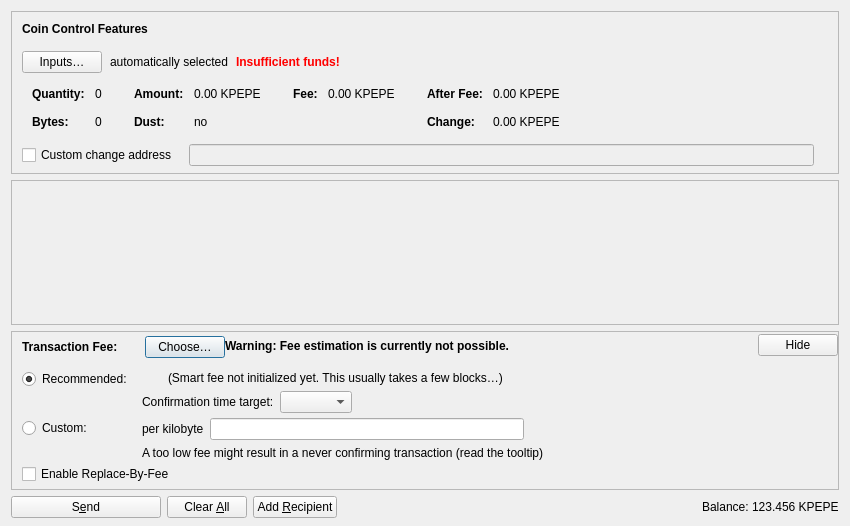
<?xml version="1.0" encoding="UTF-8"?>
<ui version="4.0">
 <class>SendCoinsDialog</class>
 <widget class="QDialog" name="SendCoinsDialog">
  <property name="geometry">
   <rect>
    <x>0</x>
    <y>0</y>
    <width>850</width>
    <height>526</height>
   </rect>
  </property>
  <property name="windowTitle">
   <string>Send Coins</string>
  </property>
  <layout class="QVBoxLayout" name="verticalLayout" stretch="0,1,0,0">
   <property name="bottomMargin">
    <number>8</number>
   </property>
   <item>
    <widget class="QFrame" name="frameCoinControl">
     <property name="sizePolicy">
      <sizepolicy hsizetype="Expanding" vsizetype="Expanding">
       <horstretch>0</horstretch>
       <verstretch>0</verstretch>
      </sizepolicy>
     </property>
     <property name="maximumSize">
      <size>
       <width>16777215</width>
       <height>16777215</height>
      </size>
     </property>
     <property name="frameShape">
      <enum>QFrame::StyledPanel</enum>
     </property>
     <property name="frameShadow">
      <enum>QFrame::Sunken</enum>
     </property>
     <layout class="QVBoxLayout" name="verticalLayoutCoinControl2">
      <property name="spacing">
       <number>0</number>
      </property>
      <property name="leftMargin">
       <number>0</number>
      </property>
      <property name="topMargin">
       <number>0</number>
      </property>
      <property name="rightMargin">
       <number>0</number>
      </property>
      <property name="bottomMargin">
       <number>6</number>
      </property>
      <item>
       <layout class="QVBoxLayout" name="verticalLayoutCoinControl" stretch="0,0,0,0,1">
        <property name="spacing">
         <number>0</number>
        </property>
        <property name="leftMargin">
         <number>10</number>
        </property>
        <property name="topMargin">
         <number>10</number>
        </property>
        <item>
         <layout class="QHBoxLayout" name="horizontalLayoutCoinControl1">
          <property name="bottomMargin">
           <number>15</number>
          </property>
          <item>
           <widget class="QLabel" name="labelCoinControlFeatures">
            <property name="sizePolicy">
             <sizepolicy hsizetype="Preferred" vsizetype="Maximum">
              <horstretch>0</horstretch>
              <verstretch>0</verstretch>
             </sizepolicy>
            </property>
            <property name="font">
             <font>
              <weight>75</weight>
              <bold>true</bold>
             </font>
            </property>
            <property name="styleSheet">
             <string notr="true">font-weight:bold;</string>
            </property>
            <property name="text">
             <string>Coin Control Features</string>
            </property>
           </widget>
          </item>
         </layout>
        </item>
        <item>
         <layout class="QHBoxLayout" name="horizontalLayoutCoinControl2" stretch="0,0,0,0">
          <property name="spacing">
           <number>8</number>
          </property>
          <property name="bottomMargin">
           <number>10</number>
          </property>
          <item>
           <widget class="QPushButton" name="pushButtonCoinControl">
            <property name="styleSheet">
             <string notr="true"/>
            </property>
            <property name="text">
             <string>Inputs…</string>
            </property>
            <property name="autoDefault">
             <bool>false</bool>
            </property>
           </widget>
          </item>
          <item>
           <widget class="QLabel" name="labelCoinControlAutomaticallySelected">
            <property name="text">
             <string>automatically selected</string>
            </property>
            <property name="margin">
             <number>5</number>
            </property>
           </widget>
          </item>
          <item>
           <widget class="QLabel" name="labelCoinControlInsuffFunds">
            <property name="font">
             <font>
              <weight>75</weight>
              <bold>true</bold>
             </font>
            </property>
            <property name="styleSheet">
             <string notr="true">color:red;font-weight:bold;</string>
            </property>
            <property name="text">
             <string>Insufficient funds!</string>
            </property>
            <property name="margin">
             <number>5</number>
            </property>
           </widget>
          </item>
          <item>
           <spacer name="horizontalSpacerCoinControl">
            <property name="orientation">
             <enum>Qt::Horizontal</enum>
            </property>
            <property name="sizeHint" stdset="0">
             <size>
              <width>40</width>
              <height>1</height>
             </size>
            </property>
           </spacer>
          </item>
         </layout>
        </item>
        <item>
         <widget class="QWidget" name="widgetCoinControl" native="true">
          <property name="sizePolicy">
           <sizepolicy hsizetype="Preferred" vsizetype="Preferred">
            <horstretch>0</horstretch>
            <verstretch>0</verstretch>
           </sizepolicy>
          </property>
          <property name="minimumSize">
           <size>
            <width>0</width>
            <height>0</height>
           </size>
          </property>
          <property name="styleSheet">
           <string notr="true"/>
          </property>
          <layout class="QHBoxLayout" name="horizontalLayoutCoinControl5">
           <property name="leftMargin">
            <number>0</number>
           </property>
           <property name="topMargin">
            <number>0</number>
           </property>
           <property name="rightMargin">
            <number>0</number>
           </property>
           <property name="bottomMargin">
            <number>0</number>
           </property>
           <item>
            <layout class="QHBoxLayout" name="horizontalLayoutCoinControl3" stretch="0,0,0,1">
             <property name="spacing">
              <number>20</number>
             </property>
             <property name="topMargin">
              <number>0</number>
             </property>
             <property name="bottomMargin">
              <number>10</number>
             </property>
             <item>
              <layout class="QFormLayout" name="formLayoutCoinControl1">
               <property name="horizontalSpacing">
                <number>10</number>
               </property>
               <property name="verticalSpacing">
                <number>14</number>
               </property>
               <property name="leftMargin">
                <number>10</number>
               </property>
               <property name="topMargin">
                <number>4</number>
               </property>
               <property name="rightMargin">
                <number>6</number>
               </property>
               <item row="0" column="0">
                <widget class="QLabel" name="labelCoinControlQuantityText">
                 <property name="font">
                  <font>
                   <weight>75</weight>
                   <bold>true</bold>
                  </font>
                 </property>
                 <property name="text">
                  <string>Quantity:</string>
                 </property>
                 <property name="margin">
                  <number>0</number>
                 </property>
                </widget>
               </item>
               <item row="0" column="1">
                <widget class="QLabel" name="labelCoinControlQuantity">
                 <property name="cursor">
                  <cursorShape>IBeamCursor</cursorShape>
                 </property>
                 <property name="contextMenuPolicy">
                  <enum>Qt::ActionsContextMenu</enum>
                 </property>
                 <property name="text">
                  <string notr="true">0</string>
                 </property>
                 <property name="margin">
                  <number>0</number>
                 </property>
                 <property name="textInteractionFlags">
                  <set>Qt::LinksAccessibleByMouse|Qt::TextSelectableByKeyboard|Qt::TextSelectableByMouse</set>
                 </property>
                </widget>
               </item>
               <item row="1" column="0">
                <widget class="QLabel" name="labelCoinControlBytesText">
                 <property name="font">
                  <font>
                   <weight>75</weight>
                   <bold>true</bold>
                  </font>
                 </property>
                 <property name="text">
                  <string>Bytes:</string>
                 </property>
                </widget>
               </item>
               <item row="1" column="1">
                <widget class="QLabel" name="labelCoinControlBytes">
                 <property name="cursor">
                  <cursorShape>IBeamCursor</cursorShape>
                 </property>
                 <property name="contextMenuPolicy">
                  <enum>Qt::ActionsContextMenu</enum>
                 </property>
                 <property name="text">
                  <string notr="true">0</string>
                 </property>
                 <property name="textInteractionFlags">
                  <set>Qt::LinksAccessibleByMouse|Qt::TextSelectableByKeyboard|Qt::TextSelectableByMouse</set>
                 </property>
                </widget>
               </item>
              </layout>
             </item>
             <item>
              <layout class="QFormLayout" name="formLayoutCoinControl2">
               <property name="horizontalSpacing">
                <number>10</number>
               </property>
               <property name="verticalSpacing">
                <number>14</number>
               </property>
               <property name="leftMargin">
                <number>6</number>
               </property>
               <property name="topMargin">
                <number>4</number>
               </property>
               <property name="rightMargin">
                <number>6</number>
               </property>
               <item row="0" column="0">
                <widget class="QLabel" name="labelCoinControlAmountText">
                 <property name="font">
                  <font>
                   <weight>75</weight>
                   <bold>true</bold>
                  </font>
                 </property>
                 <property name="text">
                  <string>Amount:</string>
                 </property>
                 <property name="margin">
                  <number>0</number>
                 </property>
                </widget>
               </item>
               <item row="0" column="1">
                <widget class="QLabel" name="labelCoinControlAmount">
                 <property name="cursor">
                  <cursorShape>IBeamCursor</cursorShape>
                 </property>
                 <property name="contextMenuPolicy">
                  <enum>Qt::ActionsContextMenu</enum>
                 </property>
                 <property name="text">
                  <string notr="true">0.00 KPEPE</string>
                 </property>
                 <property name="textInteractionFlags">
                  <set>Qt::LinksAccessibleByMouse|Qt::TextSelectableByKeyboard|Qt::TextSelectableByMouse</set>
                 </property>
                </widget>
               </item>
               <item row="1" column="0">
                <widget class="QLabel" name="labelCoinControlLowOutputText">
                 <property name="font">
                  <font>
                   <weight>75</weight>
                   <bold>true</bold>
                  </font>
                 </property>
                 <property name="text">
                  <string>Dust:</string>
                 </property>
                </widget>
               </item>
               <item row="1" column="1">
                <widget class="QLabel" name="labelCoinControlLowOutput">
                 <property name="cursor">
                  <cursorShape>IBeamCursor</cursorShape>
                 </property>
                 <property name="contextMenuPolicy">
                  <enum>Qt::ActionsContextMenu</enum>
                 </property>
                 <property name="text">
                  <string notr="true">no</string>
                 </property>
                 <property name="textInteractionFlags">
                  <set>Qt::LinksAccessibleByMouse|Qt::TextSelectableByKeyboard|Qt::TextSelectableByMouse</set>
                 </property>
                </widget>
               </item>
              </layout>
             </item>
             <item>
              <layout class="QFormLayout" name="formLayoutCoinControl3">
               <property name="horizontalSpacing">
                <number>10</number>
               </property>
               <property name="verticalSpacing">
                <number>14</number>
               </property>
               <property name="leftMargin">
                <number>6</number>
               </property>
               <property name="topMargin">
                <number>4</number>
               </property>
               <property name="rightMargin">
                <number>6</number>
               </property>
               <item row="0" column="0">
                <widget class="QLabel" name="labelCoinControlFeeText">
                 <property name="font">
                  <font>
                   <weight>75</weight>
                   <bold>true</bold>
                  </font>
                 </property>
                 <property name="text">
                  <string>Fee:</string>
                 </property>
                 <property name="margin">
                  <number>0</number>
                 </property>
                </widget>
               </item>
               <item row="0" column="1">
                <widget class="QLabel" name="labelCoinControlFee">
                 <property name="cursor">
                  <cursorShape>IBeamCursor</cursorShape>
                 </property>
                 <property name="contextMenuPolicy">
                  <enum>Qt::ActionsContextMenu</enum>
                 </property>
                 <property name="text">
                  <string notr="true">0.00 KPEPE</string>
                 </property>
                 <property name="textInteractionFlags">
                  <set>Qt::LinksAccessibleByMouse|Qt::TextSelectableByKeyboard|Qt::TextSelectableByMouse</set>
                 </property>
                </widget>
               </item>
              </layout>
             </item>
             <item>
              <layout class="QFormLayout" name="formLayoutCoinControl4">
               <property name="horizontalSpacing">
                <number>10</number>
               </property>
               <property name="verticalSpacing">
                <number>14</number>
               </property>
               <property name="leftMargin">
                <number>6</number>
               </property>
               <property name="topMargin">
                <number>4</number>
               </property>
               <property name="rightMargin">
                <number>6</number>
               </property>
               <item row="0" column="0">
                <widget class="QLabel" name="labelCoinControlAfterFeeText">
                 <property name="font">
                  <font>
                   <weight>75</weight>
                   <bold>true</bold>
                  </font>
                 </property>
                 <property name="text">
                  <string>After Fee:</string>
                 </property>
                 <property name="margin">
                  <number>0</number>
                 </property>
                </widget>
               </item>
               <item row="0" column="1">
                <widget class="QLabel" name="labelCoinControlAfterFee">
                 <property name="cursor">
                  <cursorShape>IBeamCursor</cursorShape>
                 </property>
                 <property name="contextMenuPolicy">
                  <enum>Qt::ActionsContextMenu</enum>
                 </property>
                 <property name="text">
                  <string notr="true">0.00 KPEPE</string>
                 </property>
                 <property name="textInteractionFlags">
                  <set>Qt::LinksAccessibleByMouse|Qt::TextSelectableByKeyboard|Qt::TextSelectableByMouse</set>
                 </property>
                </widget>
               </item>
               <item row="1" column="0">
                <widget class="QLabel" name="labelCoinControlChangeText">
                 <property name="font">
                  <font>
                   <weight>75</weight>
                   <bold>true</bold>
                  </font>
                 </property>
                 <property name="text">
                  <string>Change:</string>
                 </property>
                </widget>
               </item>
               <item row="1" column="1">
                <widget class="QLabel" name="labelCoinControlChange">
                 <property name="cursor">
                  <cursorShape>IBeamCursor</cursorShape>
                 </property>
                 <property name="contextMenuPolicy">
                  <enum>Qt::ActionsContextMenu</enum>
                 </property>
                 <property name="text">
                  <string notr="true">0.00 KPEPE</string>
                 </property>
                 <property name="textInteractionFlags">
                  <set>Qt::LinksAccessibleByMouse|Qt::TextSelectableByKeyboard|Qt::TextSelectableByMouse</set>
                 </property>
                </widget>
               </item>
              </layout>
             </item>
            </layout>
           </item>
          </layout>
         </widget>
        </item>
        <item>
         <layout class="QHBoxLayout" name="horizontalLayoutCoinControl4" stretch="0,0,0">
          <property name="spacing">
           <number>12</number>
          </property>
          <property name="sizeConstraint">
           <enum>QLayout::SetDefaultConstraint</enum>
          </property>
          <property name="topMargin">
           <number>5</number>
          </property>
          <property name="rightMargin">
           <number>5</number>
          </property>
          <item>
           <widget class="QCheckBox" name="checkBoxCoinControlChange">
            <property name="toolTip">
             <string>If this is activated, but the change address is empty or invalid, change will be sent to a newly generated address.</string>
            </property>
            <property name="text">
             <string>Custom change address</string>
            </property>
           </widget>
          </item>
          <item>
           <widget class="QValidatedLineEdit" name="lineEditCoinControlChange">
            <property name="enabled">
             <bool>false</bool>
            </property>
            <property name="sizePolicy">
             <sizepolicy hsizetype="Expanding" vsizetype="Fixed">
              <horstretch>0</horstretch>
              <verstretch>0</verstretch>
             </sizepolicy>
            </property>
           </widget>
          </item>
          <item>
           <widget class="QLabel" name="labelCoinControlChangeLabel">
            <property name="sizePolicy">
             <sizepolicy hsizetype="Preferred" vsizetype="Expanding">
              <horstretch>0</horstretch>
              <verstretch>0</verstretch>
             </sizepolicy>
            </property>
            <property name="minimumSize">
             <size>
              <width>0</width>
              <height>0</height>
             </size>
            </property>
            <property name="text">
             <string/>
            </property>
            <property name="margin">
             <number>3</number>
            </property>
           </widget>
          </item>
         </layout>
        </item>
        <item>
         <spacer name="verticalSpacerCoinControl">
          <property name="orientation">
           <enum>Qt::Vertical</enum>
          </property>
          <property name="sizeHint" stdset="0">
           <size>
            <width>800</width>
            <height>1</height>
           </size>
          </property>
         </spacer>
        </item>
       </layout>
      </item>
     </layout>
    </widget>
   </item>
   <item>
    <widget class="QScrollArea" name="scrollArea">
     <property name="widgetResizable">
      <bool>true</bool>
     </property>
     <widget class="QWidget" name="scrollAreaWidgetContents">
      <property name="geometry">
       <rect>
        <x>0</x>
        <y>0</y>
        <width>830</width>
        <height>104</height>
       </rect>
      </property>
      <layout class="QVBoxLayout" name="verticalLayout_2" stretch="0,1">
       <property name="leftMargin">
        <number>0</number>
       </property>
       <property name="topMargin">
        <number>0</number>
       </property>
       <property name="rightMargin">
        <number>0</number>
       </property>
       <property name="bottomMargin">
        <number>0</number>
       </property>
       <item>
        <layout class="QVBoxLayout" name="entries">
         <property name="spacing">
          <number>6</number>
         </property>
        </layout>
       </item>
       <item>
        <spacer name="verticalSpacer">
         <property name="orientation">
          <enum>Qt::Vertical</enum>
         </property>
         <property name="sizeHint" stdset="0">
          <size>
           <width>20</width>
           <height>40</height>
          </size>
         </property>
        </spacer>
       </item>
      </layout>
     </widget>
    </widget>
   </item>
   <item>
    <widget class="QFrame" name="frameFee">
     <property name="sizePolicy">
      <sizepolicy hsizetype="Expanding" vsizetype="Expanding">
       <horstretch>0</horstretch>
       <verstretch>0</verstretch>
      </sizepolicy>
     </property>
     <property name="maximumSize">
      <size>
       <width>16777215</width>
       <height>16777215</height>
      </size>
     </property>
     <property name="frameShape">
      <enum>QFrame::StyledPanel</enum>
     </property>
     <property name="frameShadow">
      <enum>QFrame::Sunken</enum>
     </property>
     <layout class="QVBoxLayout" name="verticalLayoutFee1">
      <property name="spacing">
       <number>0</number>
      </property>
      <property name="leftMargin">
       <number>0</number>
      </property>
      <property name="topMargin">
       <number>0</number>
      </property>
      <property name="rightMargin">
       <number>0</number>
      </property>
      <property name="bottomMargin">
       <number>0</number>
      </property>
      <item>
       <layout class="QVBoxLayout" name="verticalLayoutFee2" stretch="0,0,0">
        <property name="spacing">
         <number>0</number>
        </property>
        <property name="leftMargin">
         <number>10</number>
        </property>
        <property name="topMargin">
         <number>0</number>
        </property>
        <item>
         <layout class="QHBoxLayout" name="horizontalLayoutFee1">
          <property name="bottomMargin">
           <number>0</number>
          </property>
          <item>
           <layout class="QVBoxLayout" name="verticalLayoutFee7">
            <property name="spacing">
             <number>0</number>
            </property>
            <item>
             <spacer name="verticalSpacerSmartFee">
              <property name="orientation">
               <enum>Qt::Vertical</enum>
              </property>
              <property name="sizeType">
               <enum>QSizePolicy::Fixed</enum>
              </property>
              <property name="sizeHint" stdset="0">
               <size>
                <width>1</width>
                <height>4</height>
               </size>
              </property>
             </spacer>
            </item>
            <item>
             <layout class="QHBoxLayout" name="horizontalLayoutSmartFee">
              <property name="spacing">
               <number>10</number>
              </property>
              <item>
               <widget class="QLabel" name="labelFeeHeadline">
                <property name="sizePolicy">
                 <sizepolicy hsizetype="Preferred" vsizetype="Maximum">
                  <horstretch>0</horstretch>
                  <verstretch>0</verstretch>
                 </sizepolicy>
                </property>
                <property name="font">
                 <font>
                  <weight>75</weight>
                  <bold>true</bold>
                 </font>
                </property>
                <property name="styleSheet">
                 <string notr="true">font-weight:bold;</string>
                </property>
                <property name="text">
                 <string>Transaction Fee:</string>
                </property>
               </widget>
              </item>
              <item>
               <widget class="QLabel" name="labelFeeMinimized">
                <property name="text">
                 <string/>
                </property>
               </widget>
              </item>
              <item>
               <widget class="QPushButton" name="buttonChooseFee">
                <property name="text">
                 <string>Choose…</string>
                </property>
               </widget>
              </item>
             </layout>
            </item>
            <item>
             <spacer name="verticalSpacer_5">
              <property name="orientation">
               <enum>Qt::Vertical</enum>
              </property>
              <property name="sizeHint" stdset="0">
               <size>
                <width>1</width>
                <height>1</height>
               </size>
              </property>
             </spacer>
            </item>
           </layout>
          </item>
          <item>
           <widget class="QLabel" name="fallbackFeeWarningLabel">
            <property name="toolTip">
             <string>Using the fallbackfee can result in sending a transaction that will take several hours or days (or never) to confirm. Consider choosing your fee manually or wait until you have validated the complete chain.</string>
            </property>
            <property name="font">
            <font>
                <weight>75</weight>
                <bold>true</bold>
            </font>
            </property>
            <property name="text">
             <string>Warning: Fee estimation is currently not possible.</string>
            </property>
            <property name="wordWrap">
             <bool>false</bool>
            </property>
           </widget>
          </item>
          <item>
           <spacer name="horizontalSpacer_4">
            <property name="orientation">
             <enum>Qt::Horizontal</enum>
            </property>
            <property name="sizeType">
             <enum>QSizePolicy::MinimumExpanding</enum>
            </property>
            <property name="sizeHint" stdset="0">
             <size>
              <width>40</width>
              <height>20</height>
             </size>
            </property>
           </spacer>
          </item>
          <item>
           <widget class="QPushButton" name="buttonMinimizeFee">
            <property name="toolTip">
             <string>Hide transaction fee settings</string>
            </property>
            <property name="text">
             <string>Hide</string>
            </property>
           </widget>
          </item>
         </layout>
        </item>
        <item>
         <widget class="QFrame" name="frameFeeSelection">
          <layout class="QVBoxLayout" name="verticalLayoutFee12">
           <property name="spacing">
            <number>0</number>
           </property>
           <property name="leftMargin">
            <number>0</number>
           </property>
           <property name="topMargin">
            <number>0</number>
           </property>
           <property name="rightMargin">
            <number>0</number>
           </property>
           <property name="bottomMargin">
            <number>0</number>
           </property>
           <item>
            <layout class="QGridLayout" name="gridLayoutFee">
             <property name="topMargin">
              <number>10</number>
             </property>
             <property name="bottomMargin">
              <number>4</number>
             </property>
             <property name="horizontalSpacing">
              <number>10</number>
             </property>
             <property name="verticalSpacing">
              <number>4</number>
             </property>
             <item row="1" column="1">
              <layout class="QVBoxLayout" name="verticalLayoutFee8">
               <property name="spacing">
                <number>6</number>
               </property>
               <item>
                <layout class="QHBoxLayout" name="horizontalLayoutFee13">
                 <item>
                  <widget class="QLabel" name="labelCustomPerKilobyte">
                   <property name="toolTip">
                    <string>Specify a custom fee per kB (1,000 bytes) of the transaction's virtual size.

Note:  Since the fee is calculated on a per-byte basis, a fee rate of "100 satoshis per kvB" for a transaction size of 500 virtual bytes (half of 1 kvB) would ultimately yield a fee of only 50 satoshis.</string>
                   </property>
                   <property name="text">
                    <string>per kilobyte</string>
                   </property>
                  </widget>
                 </item>
                 <item>
                  <widget class="KingpepeAmountField" name="customFee"/>
                 </item>
                 <item>
                  <spacer name="horizontalSpacer_6">
                   <property name="orientation">
                    <enum>Qt::Horizontal</enum>
                   </property>
                   <property name="sizeHint" stdset="0">
                    <size>
                     <width>1</width>
                     <height>1</height>
                    </size>
                   </property>
                  </spacer>
                 </item>
                </layout>
               </item>
               <item>
                <layout class="QHBoxLayout" name="horizontalLayoutFee8">
                 <item>
                  <widget class="QLabel" name="labelCustomFeeWarning">
                   <property name="enabled">
                    <bool>true</bool>
                   </property>
                   <property name="toolTip">
                    <string>When there is less transaction volume than space in the blocks, miners as well as relaying nodes may enforce a minimum fee. Paying only this minimum fee is just fine, but be aware that this can result in a never confirming transaction once there is more demand for kingpepe transactions than the network can process.</string>
                   </property>
                   <property name="text">
                    <string>A too low fee might result in a never confirming transaction (read the tooltip)</string>
                   </property>
                  </widget>
                 </item>
                 <item>
                  <spacer name="horizontalSpacer_2">
                   <property name="orientation">
                    <enum>Qt::Horizontal</enum>
                   </property>
                   <property name="sizeHint" stdset="0">
                    <size>
                     <width>1</width>
                     <height>1</height>
                    </size>
                   </property>
                  </spacer>
                 </item>
                </layout>
               </item>
              </layout>
             </item>
             <item row="0" column="0">
              <layout class="QVBoxLayout" name="verticalLayoutFee4" stretch="0,1">
               <item>
                <widget class="QRadioButton" name="radioSmartFee">
                 <property name="text">
                  <string>Recommended:</string>
                 </property>
                 <property name="checked">
                  <bool>true</bool>
                 </property>
                 <attribute name="buttonGroup">
                  <string notr="true">groupFee</string>
                 </attribute>
                </widget>
               </item>
               <item>
                <spacer name="verticalSpacer_2">
                 <property name="orientation">
                  <enum>Qt::Vertical</enum>
                 </property>
                 <property name="sizeHint" stdset="0">
                  <size>
                   <width>1</width>
                   <height>1</height>
                  </size>
                 </property>
                </spacer>
               </item>
              </layout>
             </item>
             <item row="1" column="0">
              <layout class="QVBoxLayout" name="verticalLayoutFee9" stretch="0,1">
               <item>
                <widget class="QRadioButton" name="radioCustomFee">
                 <property name="text">
                  <string>Custom:</string>
                 </property>
                 <attribute name="buttonGroup">
                  <string notr="true">groupFee</string>
                 </attribute>
                </widget>
               </item>
               <item>
                <spacer name="verticalSpacer_6">
                 <property name="orientation">
                  <enum>Qt::Vertical</enum>
                 </property>
                 <property name="sizeHint" stdset="0">
                  <size>
                   <width>1</width>
                   <height>1</height>
                  </size>
                 </property>
                </spacer>
               </item>
              </layout>
             </item>
             <item row="0" column="1">
              <layout class="QVBoxLayout" name="verticalLayoutFee3" stretch="0,0,1">
               <property name="spacing">
                <number>6</number>
               </property>
               <property name="topMargin">
                <number>2</number>
               </property>
               <item>
                <layout class="QHBoxLayout" name="horizontalLayoutFee12">
                 <item>
                  <widget class="QLabel" name="labelSmartFee">
                   <property name="text">
                    <string/>
                   </property>
                  </widget>
                 </item>
                 <item>
                  <widget class="QLabel" name="labelFeeEstimation">
                   <property name="text">
                    <string/>
                   </property>
                  </widget>
                 </item>
                 <item>
                  <widget class="QLabel" name="labelSmartFee2">
                   <property name="text">
                    <string>(Smart fee not initialized yet. This usually takes a few blocks…)</string>
                   </property>
                  </widget>
                 </item>
                 <item>
                  <spacer name="horizontalSpacer_5">
                   <property name="orientation">
                    <enum>Qt::Horizontal</enum>
                   </property>
                   <property name="sizeHint" stdset="0">
                    <size>
                     <width>1</width>
                     <height>1</height>
                    </size>
                   </property>
                  </spacer>
                 </item>
                </layout>
               </item>
               <item>
                <layout class="QHBoxLayout" name="horizontalLayoutFee9">
                 <item>
                  <layout class="QVBoxLayout" name="verticalLayoutFee6">
                   <item>
                    <widget class="QLabel" name="labelSmartFee3">
                     <property name="text">
                      <string>Confirmation time target:</string>
                     </property>
                    </widget>
                   </item>
                  </layout>
                 </item>
                 <item>
                  <layout class="QVBoxLayout" name="verticalLayoutFee5">
                   <property name="rightMargin">
                    <number>30</number>
                   </property>
                   <item>
                    <layout class="QHBoxLayout" name="horizontalLayoutConfTarget">
                     <property name="bottomMargin">
                      <number>0</number>
                     </property>
                     <item>
                      <widget class="QComboBox" name="confTargetSelector"/>
                     </item>
                     <item>
                      <spacer name="horizontalSpacerConfTarget">
                       <property name="orientation">
                        <enum>Qt::Horizontal</enum>
                       </property>
                       <property name="sizeHint" stdset="0">
                        <size>
                         <width>40</width>
                         <height>20</height>
                        </size>
                       </property>
                      </spacer>
                     </item>
                    </layout>
                   </item>
                  </layout>
                 </item>
                </layout>
               </item>
               <item>
                <spacer name="verticalSpacer_4">
                 <property name="orientation">
                  <enum>Qt::Vertical</enum>
                 </property>
                 <property name="sizeHint" stdset="0">
                  <size>
                   <width>1</width>
                   <height>1</height>
                  </size>
                 </property>
                </spacer>
               </item>
              </layout>
             </item>
            </layout>
           </item>
           <item>
            <widget class="QCheckBox" name="optInRBF">
             <property name="text">
              <string>Enable Replace-By-Fee</string>
             </property>
             <property name="toolTip">
              <string>With Replace-By-Fee (BIP-125) you can increase a transaction's fee after it is sent. Without this, a higher fee may be recommended to compensate for increased transaction delay risk.</string>
             </property>
            </widget>
           </item>
          </layout>
         </widget>
        </item>
        <item>
         <spacer name="verticalSpacerFee">
          <property name="orientation">
           <enum>Qt::Vertical</enum>
          </property>
          <property name="sizeHint" stdset="0">
           <size>
            <width>40</width>
            <height>5</height>
           </size>
          </property>
         </spacer>
        </item>
       </layout>
      </item>
     </layout>
    </widget>
   </item>
   <item>
    <layout class="QHBoxLayout" name="horizontalLayout">
     <item>
      <widget class="QPushButton" name="sendButton">
       <property name="minimumSize">
        <size>
         <width>150</width>
         <height>0</height>
        </size>
       </property>
       <property name="toolTip">
        <string>Confirm the send action</string>
       </property>
       <property name="text">
        <string>S&amp;end</string>
       </property>
       <property name="icon">
        <iconset resource="../kingpepe.qrc">
         <normaloff>:/icons/send</normaloff>:/icons/send</iconset>
       </property>
       <property name="autoDefault">
        <bool>false</bool>
       </property>
       <property name="default">
        <bool>false</bool>
       </property>
      </widget>
     </item>
     <item>
      <widget class="QPushButton" name="clearButton">
       <property name="sizePolicy">
        <sizepolicy hsizetype="Minimum" vsizetype="Fixed">
         <horstretch>0</horstretch>
         <verstretch>0</verstretch>
        </sizepolicy>
       </property>
       <property name="toolTip">
        <string>Clear all fields of the form.</string>
       </property>
       <property name="text">
        <string>Clear &amp;All</string>
       </property>
       <property name="icon">
        <iconset resource="../kingpepe.qrc">
         <normaloff>:/icons/remove</normaloff>:/icons/remove</iconset>
       </property>
       <property name="autoDefault">
        <bool>false</bool>
       </property>
      </widget>
     </item>
     <item>
      <widget class="QPushButton" name="addButton">
       <property name="toolTip">
        <string>Send to multiple recipients at once</string>
       </property>
       <property name="text">
        <string>Add &amp;Recipient</string>
       </property>
       <property name="icon">
        <iconset resource="../kingpepe.qrc">
         <normaloff>:/icons/add</normaloff>:/icons/add</iconset>
       </property>
       <property name="autoDefault">
        <bool>false</bool>
       </property>
      </widget>
     </item>
     <item>
      <spacer name="horizontalSpacer">
       <property name="orientation">
        <enum>Qt::Horizontal</enum>
       </property>
       <property name="sizeHint" stdset="0">
        <size>
         <width>40</width>
         <height>20</height>
        </size>
       </property>
      </spacer>
     </item>
     <item>
      <layout class="QHBoxLayout" name="horizontalLayout_2">
       <property name="spacing">
        <number>3</number>
       </property>
       <item>
        <widget class="QLabel" name="labelBalanceName">
         <property name="sizePolicy">
          <sizepolicy hsizetype="Preferred" vsizetype="Fixed">
           <horstretch>0</horstretch>
           <verstretch>0</verstretch>
          </sizepolicy>
         </property>
         <property name="text">
          <string>Balance:</string>
         </property>
        </widget>
       </item>
       <item>
        <widget class="QLabel" name="labelBalance">
         <property name="sizePolicy">
          <sizepolicy hsizetype="Preferred" vsizetype="Fixed">
           <horstretch>0</horstretch>
           <verstretch>0</verstretch>
          </sizepolicy>
         </property>
         <property name="cursor">
          <cursorShape>IBeamCursor</cursorShape>
         </property>
         <property name="text">
          <string notr="true">123.456 KPEPE</string>
         </property>
         <property name="textInteractionFlags">
          <set>Qt::LinksAccessibleByMouse|Qt::TextSelectableByKeyboard|Qt::TextSelectableByMouse</set>
         </property>
        </widget>
       </item>
      </layout>
     </item>
    </layout>
   </item>
  </layout>
 </widget>
 <customwidgets>
  <customwidget>
   <class>QValidatedLineEdit</class>
   <extends>QLineEdit</extends>
   <header>qt/qvalidatedlineedit.h</header>
  </customwidget>
  <customwidget>
   <class>KingpepeAmountField</class>
   <extends>QLineEdit</extends>
   <header>qt/kingpepeamountfield.h</header>
   <container>1</container>
  </customwidget>
 </customwidgets>
 <resources>
  <include location="../kingpepe.qrc"/>
 </resources>
 <connections/>
 <buttongroups>
  <buttongroup name="groupFee"/>
 </buttongroups>
</ui>
